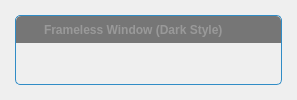
<?xml version="1.0" encoding="UTF-8"?>
<ui version="4.0">
 <class>FramelessWindow</class>
 <widget class="QWidget" name="FramelessWindow">
  <property name="windowTitle">
   <string/>
  </property>
  <property name="autoFillBackground">
   <bool>false</bool>
  </property>
  <layout class="QVBoxLayout" name="verticalLayout_2">
   <property name="spacing">
    <number>0</number>
   </property>
   <property name="leftMargin">
    <number>15</number>
   </property>
   <property name="topMargin">
    <number>15</number>
   </property>
   <property name="rightMargin">
    <number>15</number>
   </property>
   <property name="bottomMargin">
    <number>15</number>
   </property>
   <item>
    <widget class="QWidget" name="windowFrame" native="true">
     <property name="autoFillBackground">
      <bool>false</bool>
     </property>
     <property name="styleSheet">
      <string notr="true">#windowFrame{border:1px solid palette(highlight); border-radius:5px 5px 5px 5px; background-color:palette(Window);}</string>
     </property>
     <layout class="QVBoxLayout" name="verticalLayout">
      <property name="spacing">
       <number>0</number>
      </property>
      <property name="leftMargin">
       <number>1</number>
      </property>
      <property name="topMargin">
       <number>1</number>
      </property>
      <property name="rightMargin">
       <number>1</number>
      </property>
      <property name="bottomMargin">
       <number>1</number>
      </property>
      <item>
       <widget class="WindowDragger" name="windowTitlebar" native="true">
        <property name="sizePolicy">
         <sizepolicy hsizetype="Preferred" vsizetype="Fixed">
          <horstretch>0</horstretch>
          <verstretch>0</verstretch>
         </sizepolicy>
        </property>
        <property name="minimumSize">
         <size>
          <width>0</width>
          <height>0</height>
         </size>
        </property>
        <property name="autoFillBackground">
         <bool>false</bool>
        </property>
        <property name="styleSheet">
         <string notr="true">#windowTitlebar{border: 0px none palette(base); border-top-left-radius:5px; border-top-right-radius:5px; background-color:palette(shadow); height:20px;}</string>
        </property>
        <layout class="QHBoxLayout" name="horizontalLayout" stretch="0,0,1,0,0">
         <property name="spacing">
          <number>0</number>
         </property>
         <property name="leftMargin">
          <number>0</number>
         </property>
         <property name="topMargin">
          <number>0</number>
         </property>
         <property name="rightMargin">
          <number>0</number>
         </property>
         <property name="bottomMargin">
          <number>0</number>
         </property>
         <item>
          <widget class="QLabel" name="spacer">
           <property name="minimumSize">
            <size>
             <width>4</width>
             <height>0</height>
            </size>
           </property>
           <property name="maximumSize">
            <size>
             <width>4</width>
             <height>16777215</height>
            </size>
           </property>
          </widget>
         </item>
         <item>
          <widget class="QLabel" name="icon">
           <property name="minimumSize">
            <size>
             <width>16</width>
             <height>16</height>
            </size>
           </property>
           <property name="maximumSize">
            <size>
             <width>16</width>
             <height>16</height>
            </size>
           </property>
           <property name="contextMenuPolicy">
            <enum>Qt::NoContextMenu</enum>
           </property>
           <property name="styleSheet">
            <string notr="true">#icon {background-color:palette(shadow);}</string>
           </property>
          </widget>
         </item>
         <item>
          <widget class="QLabel" name="titleText">
           <property name="font">
            <font>
             <weight>75</weight>
             <bold>true</bold>
            </font>
           </property>
           <property name="styleSheet">
            <string notr="true">  padding-left:5px;
  color:rgb(153,153,153);</string>
           </property>
           <property name="text">
            <string>Frameless Window (Dark Style)</string>
           </property>
           <property name="alignment">
            <set>Qt::AlignLeading|Qt::AlignLeft|Qt::AlignVCenter</set>
           </property>
          </widget>
         </item>
         <item>
          <widget class="QToolButton" name="minimizeButton">
           <property name="font">
            <font>
             <weight>75</weight>
             <bold>true</bold>
            </font>
           </property>
           <property name="styleSheet">
            <string notr="true">#minimizeButton{
  background-color:none;
  border:none;
  width:16px;
  height:16px;
  padding:4px;
  image:url(:/images/icon_window_minimize.png);
}
#minimizeButton:hover{
  background-color:palette(alternate-base);
}
#minimizeButton:pressed{
  background-color:palette(highlight);
}</string>
           </property>
           <property name="text">
            <string/>
           </property>
          </widget>
         </item>
         <item>
          <widget class="QToolButton" name="closeButton">
           <property name="font">
            <font>
             <weight>75</weight>
             <bold>true</bold>
            </font>
           </property>
           <property name="styleSheet">
            <string notr="true">#closeButton{
  background-color:none;
  border:none;
  width:16px;
  height:16px;
  padding:4px;
  image:url(:/images/icon_window_close.png);
  border-top-right-radius: 5px;
}
#closeButton:hover{
  background-color:palette(alternate-base);
}
##closeButton:pressed{
  background-color:palette(highlight);
}</string>
           </property>
          </widget>
         </item>
        </layout>
       </widget>
      </item>
      <item>
       <widget class="QWidget" name="windowContent" native="true">
        <property name="autoFillBackground">
         <bool>false</bool>
        </property>
        <property name="styleSheet">
         <string notr="true">#windowContent{
  border: 0px none palette(base);
  border-radius:0px 0px 5px 5px;
}</string>
        </property>
       </widget>
      </item>
     </layout>
    </widget>
   </item>
  </layout>
 </widget>
 <layoutdefault spacing="6" margin="11"/>
 <customwidgets>
  <customwidget>
   <class>WindowDragger</class>
   <extends>QWidget</extends>
   <header>windowdragger.h</header>
   <container>1</container>
  </customwidget>
 </customwidgets>
 <resources/>
 <connections/>
</ui>
